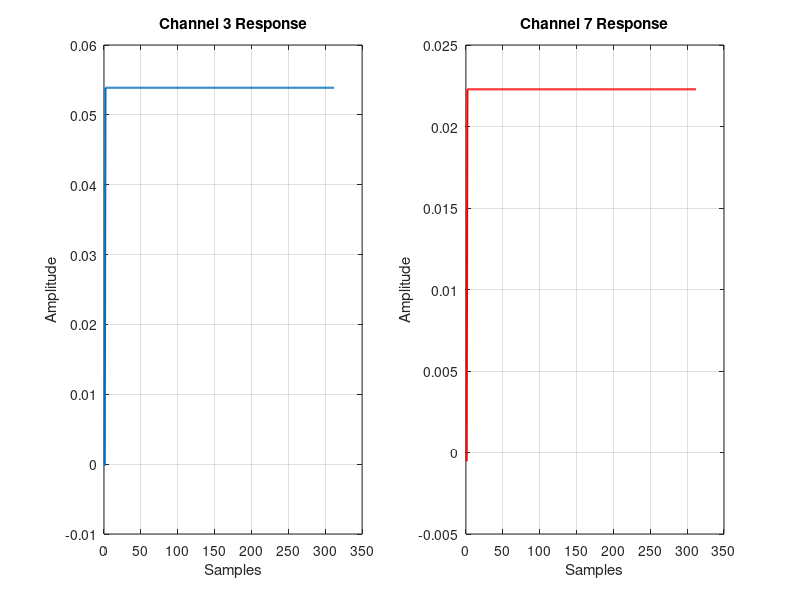
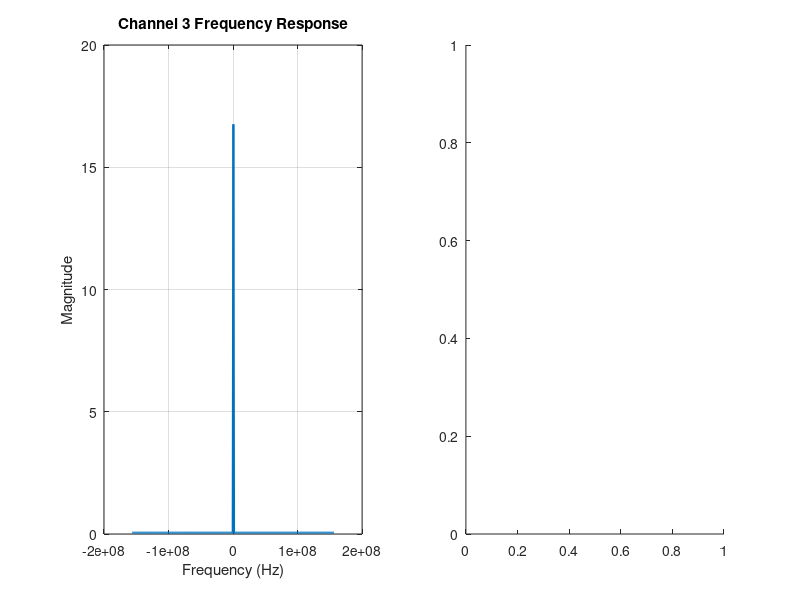

MATLAB code for these plots, in order: (Note: this script raises an error after producing the figures.)
% =========================================================================
% DigiSim Main Function
% =========================================================================
% Author:           Aaron Smith
% Organization:     Northrop Grumman PGS Antenna Design & Analysis
% Created:          12-31-2024
% Last Updated:     01-17-2025
% MATLAB Version:   24.1.0.2568132 (R2024a) Update 1
% 
% Description:
% This script performs [briefly describe the script's purpose and functionality].
% It includes data preprocessing, analysis, and result visualization steps.
%
% Inputs:
% - [Input Description, e.g., Input data files or parameters]
%
% Outputs:
% - [Output Description, e.g., Visualizations, processed data, etc.]
%
% Dependencies:
% - [List of required functions, toolboxes, or external files]
% =========================================================================

% process_signal_with_pfb.m
% Processes a 2.5 GHz signal through a polyphase filter bank and compares two responses.

clear; clc; close all;

%% Parameters
fs = 5e9;                  % Sampling frequency (5 GHz)
signal_freq = 2.5e9;       % Signal frequency (2.5 GHz)
num_channels = 16;         % Number of polyphase filter bank channels
filter_order = 128;        % Filter order for the prototype filter
decimation_factor = fs / num_channels;

% Generate time vector and signal
t = 0:1/fs:1e-6;           % Time vector (1 microsecond duration)
input_signal = cos(2*pi*signal_freq*t);  % Simulated 2.5 GHz cosine signal

% Ensure the input signal length is a multiple of num_channels
num_samples = floor(length(input_signal) / num_channels) * num_channels;
input_signal = input_signal(1:num_samples);

%% Polyphase Filter Bank Design
% Generate a prototype lowpass filter
prototype_filter = fir1(filter_order, 1/num_channels);

% Ensure the filter length is a multiple of the number of channels
filter_length = length(prototype_filter);
remainder = mod(filter_length, num_channels);
if remainder ~= 0
    padding = num_channels - remainder;
    prototype_filter = [prototype_filter, zeros(1, padding)];
end

% Create polyphase components
P = reshape(prototype_filter, num_channels, []);  % Polyphase matrix

%% Apply Polyphase Filter Bank
% Initialize channel outputs
filtered_signals = zeros(num_channels, num_samples / num_channels);

% Process signal through each polyphase branch
for k = 1:num_channels
    filtered_signal = filter(P(k, :), 1, input_signal);  % Filter input signal
    filtered_signals(k, :) = downsample(filtered_signal, num_channels);  % Downsample
end

%% Extract Two Responses
channel_1 = 3;  % Example: Extract channel 3
channel_2 = 7;  % Example: Extract channel 7
response_1 = filtered_signals(channel_1, :);
response_2 = filtered_signals(channel_2, :);

%% Plot Results
% Plot time-domain comparison
figure;
subplot(1, 2, 1);
plot(response_1, 'LineWidth', 1.5);
title(sprintf('Channel %d Response', channel_1));
xlabel('Samples');
ylabel('Amplitude');
grid on;

subplot(1, 2, 2);
plot(response_2, 'LineWidth', 1.5, 'Color', 'r');
title(sprintf('Channel %d Response', channel_2));
xlabel('Samples');
ylabel('Amplitude');
grid on;

% Plot frequency-domain comparison
figure;
subplot(1, 2, 1);
freq_response_1 = fftshift(abs(fft(response_1)));
plot(linspace(-fs/(2*num_channels), fs/(2*num_channels), length(freq_response_1)), freq_response_1, 'LineWidth', 1.5);
title(sprintf('Channel %d Frequency Response', channel_1));
xlabel('Frequency (Hz)');
ylabel('Magnitude');
grid on;

subplot(1, 2, 2);
freq_response_2
